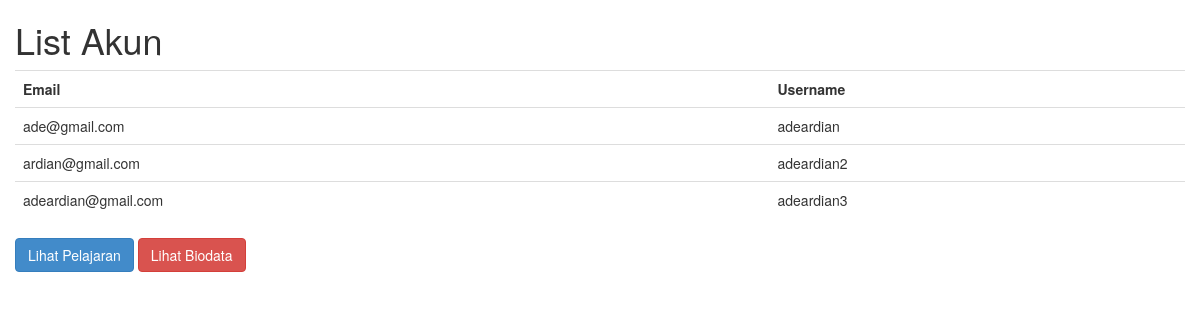
The page / on the database its author committed.
### tables this page shows
CREATE TABLE `user` (
  `ID` int(11) NOT NULL,
  `email` varchar(255) NOT NULL,
  `username` varchar(255) NOT NULL,
  `password` varchar(255) NOT NULL
);

### application/controllers/KaryawanController.php (called while the page is built, shortened)
<?php
class KaryawanController extends CI_Controller {
	public function index()
	{
		$this->load->model('karyawan');
		$this->load->view('karyawan_list');
	}
}

### index.php (called while the page is built, shortened)
<?php
require_once BASEPATH.'core/CodeIgniter.php';

### application/models/karyawan.php (called while the page is built, shortened)
<?PHP
	class karyawan extends CI_Model
	{
		public function view_karyawan()
		{
			$sql = "SELECT *
					FROM user";
			return $this->db->query($sql);
		}
	}

### application/views/karyawan_list.php (the view, shortened to what this page needs)
?><!DOCTYPE html>
<html lang="en">
<head>
	<link href="<?PHP echo base_url(); ?>assets/css/bootstrap.min.css" rel="stylesheet">
		<link href="<?PHP echo base_url(); ?>assets/css/jquery.dataTables.min.css" rel="stylesheet">
        <link href="<?PHP echo base_url(); ?>assets/css/bootstrap-datetimepicker.min.css" rel="stylesheet">
</head>
<body>
<div id="container">
	<div id="body" class="col-sm-12">
		<h1>List Akun</h1>
		<table class="table table-responsive">
			<tr>
				<th>Email</th>
				<th>Username</th>
			</tr>
			<?php
				$query = $this->karyawan->view_karyawan();
				foreach ($query->result() as $row) {
			?>
				<tr>
					<td><?= $row->email; ?></td>
					<td><?= $row->username; ?></td>
				</tr>
			<?php
				}
			?>
		</table>
		<button type="button" class="btn btn-primary btn-small" id="pelajaran">Lihat Pelajaran</button>
		<button type="button" class="btn btn-danger btn-small" id="biodata">Lihat Biodata</button>
	</div>
</div>
</body>
</html>

### rows shown on the page
user: email "ade@gmail.com", username "adeardian"
user: email "ardian@gmail.com", username "adeardian2"
user: email "adeardian@gmail.com", username "adeardian3"
